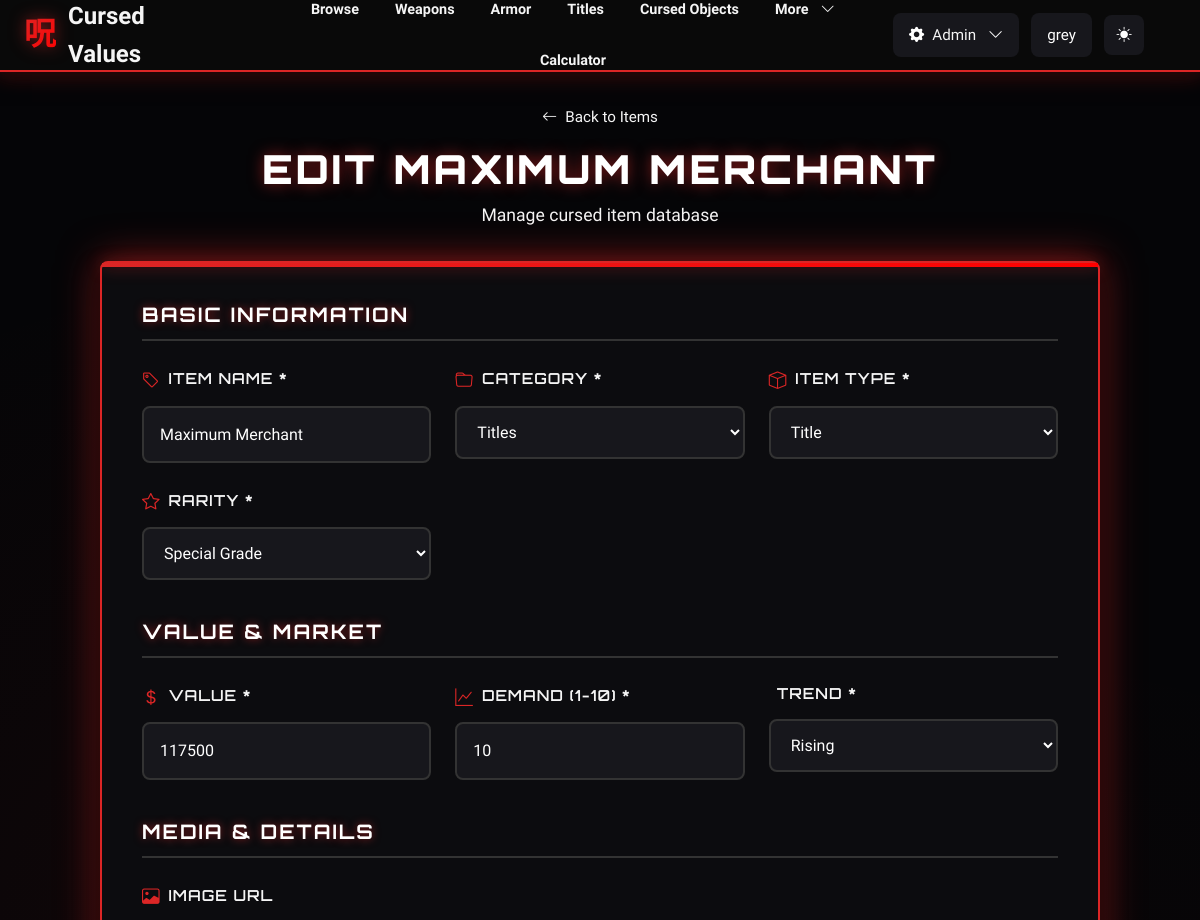
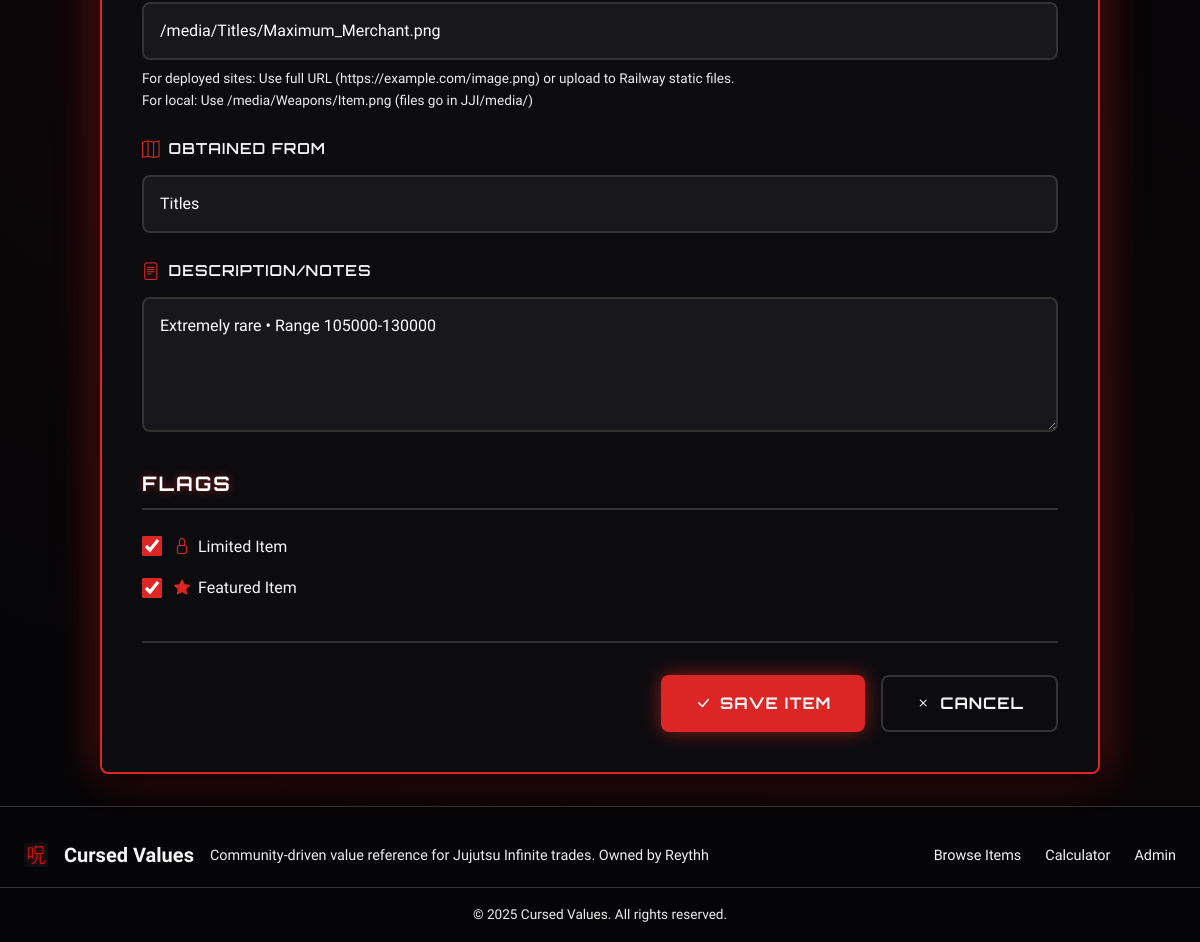
/items/maximum-merchant/edit/ (signed in), run on the app's committed database (2 pictures, top to bottom).
### values/models.py (models this page shows, shortened)
class Item(models.Model):
    class ItemType(models.TextChoices):
        ITEM = "item", "Item"
        TITLE = "title", "Title"
        GAMEPASS = "gamepass", "Game Pass"
        EVENT = "event", "Event Item"
    class Rarity(models.TextChoices):
        UNOBTAINABLE = "unobtainable", "Unobtainable"
        SPECIAL_GRADE = "special_grade", "Special Grade"
        RARE = "rare", "Rare"
        UNCOMMON = "uncommon", "Uncommon"
        COMMON = "common", "Common"
    class Trend(models.TextChoices):
        RISING = "rising", "Rising"
        STABLE = "stable", "Stable"
        FALLING = "falling", "Falling"
    name = models.CharField(max_length=150, unique=True)
    slug = models.SlugField(unique=True)
    category = models.ForeignKey(
        Category, on_delete=models.PROTECT, related_name="items"
    )
    item_type = models.CharField(
        max_length=20, choices=ItemType.choices, default=ItemType.ITEM
    )
    rarity = models.CharField(
        max_length=20, choices=Rarity.choices, default=Rarity.COMMON
    )
    value = models.PositiveIntegerField(help_text="Trade value points")
    demand = models.PositiveSmallIntegerField(default=5, help_text="1-10 scale")
    trend = models.CharField(
        max_length=10, choices=Trend.choices, default=Trend.STABLE
    )
    is_limited = models.BooleanField(default=False)
    featured = models.BooleanField(default=False)
    obtained_from = models.CharField(
        max_length=200, blank=True, help_text="Event, raid, or source"
    )
    image_url = models.CharField(max_length=500, blank=True, help_text="Image URL or path (e.g., /media/Weapons/Item.png)")
    notes = models.TextField(blank=True)
    created_at = models.DateTimeField(auto_now_add=True)
    updated_at = models.DateTimeField(auto_now=True)
    class Meta:
        ordering = ["-featured", "-value", "name"]

### values/views.py (the view)
# urls.py: path("items/<slug:slug>/edit/", ItemUpdateView.as_view(), name="item_edit"),
class ItemUpdateView(LoginRequiredMixin, AdminRequiredMixin, UpdateView):
    model = Item
    form_class = ItemForm
    template_name = 'values/item_form.html'
    slug_field = 'slug'
    success_url = reverse_lazy('values:item_list')
    def get_context_data(self, **kwargs):
        context = super().get_context_data(**kwargs)
        context['title'] = f'Edit {self.object.name}'
        return context

### templates/values/item_form.html (shortened to what this page needs)
{% extends "base.html" %}
{% load static %}
{% block content %}
<div class="form-page">
    <div class="container">
        <div class="form-header">
            <a href="{% url 'values:item_list' %}" class="back-link">
                <i class="bi bi-arrow-left"></i>
                <span>Back to Items</span>
            </a>
            <h1 class="form-title">{{ title }}</h1>
            <p class="form-subtitle">Manage cursed item database</p>
        </div>
        <div class="form-card">
            <form method="post" enctype="multipart/form-data" class="item-form">
                <div class="form-section">
                    <h3 class="section-title">Basic Information</h3>
                    <div class="form-grid">
                        <div class="form-group">
                            <label for="{{ form.name.id_for_label }}" class="form-label">
                                <i class="bi bi-tag"></i>
                                <span>Item Name *</span>
                            </label>
                            {{ form.name }}
                        </div>
                        <div class="form-group">
                            <label for="{{ form.category.id_for_label }}" class="form-label">
                                <i class="bi bi-folder"></i>
                                <span>Category *</span>
                            </label>
                            {{ form.category }}
                        </div>
                        <div class="form-group">
                            <label for="{{ form.item_type.id_for_label }}" class="form-label">
                                <i class="bi bi-box"></i>
                                <span>Item Type *</span>
                            </label>
                            {{ form.item_type }}
                        </div>
                        <div class="form-group">
                            <label for="{{ form.rarity.id_for_label }}" class="form-label">
                                <i class="bi bi-star"></i>
                                <span>Rarity *</span>
                            </label>
                            {{ form.rarity }}
                        </div>
                    </div>
                </div>
                <div class="form-section">
                    <h3 class="section-title">Value & Market</h3>
                    <div class="form-grid">
                        <div class="form-group">
                            <label for="{{ form.value.id_for_label }}" class="form-label">
                                <i class="bi bi-currency-dollar"></i>
                                <span>Value *</span>
                            </label>
                            {{ form.value }}
                        </div>
                        <div class="form-group">
                            <label for="{{ form.demand.id_for_label }}" class="form-label">
                                <i class="bi bi-graph-up"></i>
                                <span>Demand (1-10) *</span>
                            </label>
                            {{ form.demand }}
                        </div>
                        <div class="form-group">
                            <label for="{{ form.trend.id_for_label }}" class="form-label">
                                <span>Trend *</span>
                            </label>
                            {{ form.trend }}
                        </div>
                    </div>
                </div>
                <div class="form-section">
                    <h3 class="section-title">Media & Details</h3>
                    <div class="form-grid">
                        <div class="form-group full-width">
                            <label for="{{ form.image_url.id_for_label }}" class="form-label">
                                <i class="bi bi-image"></i>
                                <span>Image URL</span>
                            </label>
                            {{ form.image_url }}
                            <small class="form-hint">
                                For deployed sites: Use full URL (https://example.com/image.png) or upload to Railway static files.<br>
                                For local: Use /media/Weapons/Item.png (files go in JJI/media/)
                            </small>
                        </div>
                        <div class="form-group full-width">
                            <label for="{{ form.obtained_from.id_for_label }}" class="form-label">
                                <i class="bi bi-map"></i>
                                <span>Obtained From</span>
                            </label>
                            {{ form.obtained_from }}
                        </div>
                        <div class="form-group full-width">
                            <label for="{{ form.notes.id_for_label }}" class="form-label">
                                <i class="bi bi-file-text"></i>
                                <span>Description/Notes</span>
                            </label>
                            {{ form.notes }}
                        </div>
                    </div>
                </div>
                <div class="form-section">
                    <h3 class="section-title">Flags</h3>
                    <div class="form-check-group">
                        <div class="form-check-item">
                            {{ form.is_limited }}
                            <label class="form-check-label" for="{{ form.is_limited.id_for_label }}">
                                <i class="bi bi-lock"></i>
                                <span>Limited Item</span>
                            </label>
                        </div>
                        <div class="form-check-item">
                            {{ form.featured }}
                            <label class="form-check-label" for="{{ form.featured.id_for_label }}">
                                <i class="bi bi-star-fill"></i>
                                <span>Featured Item</span>
                            </label>
                        </div>
                    </div>
                </div>
                <div class="form-actions">
                    <button type="submit" class="btn-submit">
                        <i class="bi bi-check-lg"></i>
                        <span>Save Item</span>
                    </button>
                    <a href="{% url 'values:item_list' %}" class="btn-cancel">
                        <i class="bi bi-x"></i>
                        <span>Cancel</span>
                    </a>
                </div>
            </form>
        </div>
    </div>
</div>
{% endblock %}

### templates/base.html (shortened to what this page needs)
{% load static %}
{% load user_tags %}
<!doctype html>
<html lang="en">
<head>
    <link href="https://cdn.jsdelivr.net/npm/bootstrap@5.3.3/dist/css/bootstrap.min.css" rel="stylesheet">
    <link rel="stylesheet" href="{% static 'css/styles.css' %}">
    <link rel="stylesheet" href="https://cdn.jsdelivr.net/npm/bootstrap-icons@1.11.3/font/bootstrap-icons.css">
</head>
<body class="d-flex flex-column min-vh-100 theme-dark">
<nav class="main-navbar">
    <div class="nav-container">
        <div class="nav-brand">
            <a href="{% url 'values:landing' %}" class="brand-link">
                <span class="brand-icon">呪</span>
                <span class="brand-text">Cursed Values</span>
            </a>
        </div>
        <div class="collapse navbar-collapse show" id="navMenu">
            <ul class="nav-menu">
                <li><a href="{% url 'values:item_list' %}" class="nav-link-item">Browse</a></li>
                <li><a href="{% url 'values:item_list' %}?category=weapons" class="nav-link-item">Weapons</a></li>
                <li><a href="{% url 'values:item_list' %}?category=armor" class="nav-link-item">Armor</a></li>
                <li><a href="{% url 'values:item_list' %}?category=titles" class="nav-link-item">Titles</a></li>
                <li><a href="{% url 'values:item_list' %}?category=cursed-objects" class="nav-link-item">Cursed Objects</a></li>
                <li class="nav-dropdown">
                    <a href="#" class="nav-link-item">More <i class="bi bi-chevron-down ms-1"></i></a>
                </li>
                <li><a href="{% url 'values:trade_calculator' %}" class="nav-link-item">Calculator</a></li>
            </ul>
            <div class="nav-actions">
                {% if user.is_authenticated %}
                    {% if user.is_staff or user.is_superuser or user|is_value_reviewer %}
                        <div class="admin-menu">
                            <button class="btn-nav admin-btn">
                                <i class="bi bi-gear-fill"></i>
                                <span>Admin</span>
                                <i class="bi bi-chevron-down ms-1"></i>
                            </button>
                        </div>
                    {% endif %}
                    <div class="user-menu">
                        <button class="btn-nav user-btn">
                            {{ user.username }}
                        </button>
                    </div>
                {% else %}
                    <a href="{% url 'values:login' %}" class="btn-nav">
                        Login
                    </a>
                {% endif %}
                <button id="themeToggle" class="btn-nav theme-toggle">
                    <i class="bi bi-moon-fill"></i>
                </button>
            </div>
        </div>
    </div>
</nav>
<main class="main-content flex-grow-1">
    {% block content %}{% endblock %}
</main>
<footer class="main-footer">
    <div class="footer-container">
        <div class="footer-content">
            <div class="footer-brand">
                <img src="{% static 'favicon.png' %}" alt="Icon" style="height: 24px; width: 24px; margin-right: 8px;">
                <span>Cursed Values</span>
            </div>
            <p class="footer-text">Community-driven value reference for Jujutsu Infinite trades. Owned by Reythh</p>
        </div>
        <div class="footer-links">
            <a href="{% url 'values:item_list' %}">Browse Items</a>
            <a href="{% url 'values:trade_calculator' %}">Calculator</a>
            {% if user.is_staff %}<a href="/admin/">Admin</a>{% endif %}
        </div>
    </div>
    <div class="footer-bottom">
        <p>&copy; 2025 Cursed Values. All rights reserved.</p>
    </div>
</footer>
</body>
</html>

### data on the page
Item: name "Maximum Merchant", category "Titles", item_type "Title", rarity "Special Grade", value "117500", demand "10", trend "Rising", image_url "/media/Titles/Maximum_Merchant.png", obtained_from "Titles", notes "Extremely rare • Range 105000-130000", is_limited "☑", featured "☑"

### other printed values
{{ user.username }} "grey"
{{ title }} "EDIT MAXIMUM MERCHANT"
